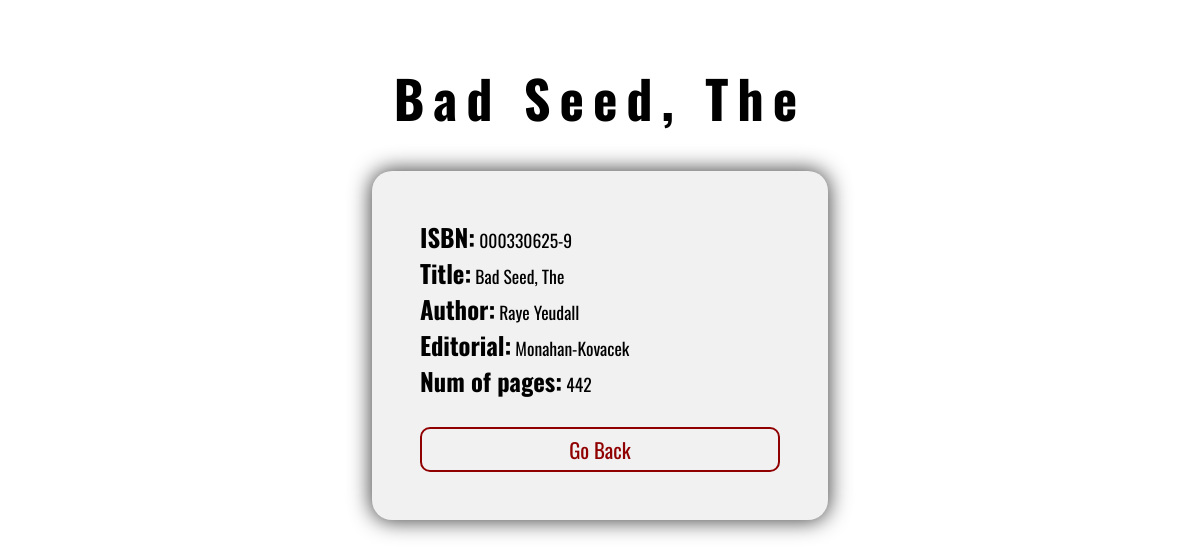
Screenshot of /index.php?op=show&id=320 with the database file from the repository.
### tables this page shows
create table books_data (
    id INT AUTO_INCREMENT PRIMARY KEY,
    isbn VARCHAR(50),
	title VARCHAR(50),
	author VARCHAR(50),
	editorial VARCHAR(50),
	pages INT
);

### index.php (called while the page is built)
<?php
require_once 'controller/BooksController.php';
$controller = new BooksController();
$controller->handleRequest();

### model/Database.php (called while the page is built, shortened)
<?php
class Database
{
    private static $dbName = 'books_database';
    private static $dbHost = 'localhost';
    private static $dbUsername = 'root';
    private static $dbUserPassword = '';
    private static $conn = null;
    public static function connect()
    {
        if (null == self::$conn) {
            try {
                self::$conn = new PDO("mysql:host=" . self::$dbHost . ";" . "dbname=" . self::$dbName, self::$dbUsername, self::$dbUserPassword);
            } catch (PDOException $e) {
                die($e->getMessage());
            }
        }
        return self::$conn;
    }
    public static function disconnect()
    {
        self::$conn = null;
    }
}
?>

### model/BooksGateway.php (called while the page is built, shortened)
<?php
require_once 'Database.php';
class BooksGateway extends Database
{
    public function selectById($id)
    {
        $pdo = Database::connect();
        $sql = $pdo->prepare("SELECT * FROM books_data WHERE id = ?");
        $sql->bindValue(1, $id);
        $sql->execute();
        $result = $sql->fetch(PDO::FETCH_OBJ);
        return $result;
    }
}
?>

### model/BooksService.php (called while the page is built, shortened)
<?php
require_once 'BooksGateway.php';
require_once 'Database.php';
class BooksService extends BooksGateway
{
    private $booksGateway = null;
    public function __construct()
    {
        $this->booksGateway = new BooksGateway();
    }
    public function getBook($id)
    {
        try {
            $result = $this->booksGateway->selectById($id);
            return $result;
        } catch (Exception $e) {
            self::disconnect();
            throw $e;
        }
        return $this->booksGateway->selectById($id);
    }
}
?>

### view/book.php (the view, shortened to what this page needs)
<!DOCTYPE html>
<html>
<head>
    <link rel="stylesheet" href="/view/style.css">
</head>
<body>
<h1><?php echo $book->title; ?></h1>
<div class="container-show">
<div>
    <span class="label">ISBN:</span>
    <?php echo $book->isbn; ?>
</div>
<div>
    <span class="label">Title:</span>
    <?php echo $book->title; ?>
</div>
<div>
    <span class="label">Author:</span>
    <?php echo $book->author; ?>
</div>
<div>
    <span class="label">Editorial:</span>
    <?php echo $book->editorial; ?>
</div>
<div>
    <span class="label">Num of pages:</span>
    <?php echo $book->pages; ?>
</div>
    <div id="goback">
<a href="index.php">Go Back</>
    </div>
</div>
</body>
</html>

### view/style.css (style rules this page uses)
* { font-family: 'Oswald', sans-serif; background-color: white; color: black; }
h1 { text-align: center; padding-top: 1.5rem; font-size: 52px; color: black; letter-spacing: 9px; }
a, a:hover, a:active, a:visited { color: black; text-decoration: none; }
.container-show { margin: auto; padding: 3rem; justify-content: center; background-color: #f1f1f1; width: 30vw; border-radius: 20px; box-shadow: 0px 0px 21px 1px rgba(0, 0, 0, 0.76); max-width: 25rem; }
.container-show .label, .container-show div { background-color: #f1f1f1; }
.container-show .label { font-size: 1.4em; font-weight: bold; }
.container-show div { font-size: 1.1em; }
.container-show a { color: #900000; background-color: #f1f1f1; width: 20rem; }
.container-show #goback { margin-top: 1.8rem; text-align: center; color: #900000; border: 2px solid #900000; border-radius: 10px; cursor: pointer; font-size: 1.3rem; padding: 5px; }

### rows the page displays
books_data: title "Bad Seed, The", isbn "000330625-9", author "Raye Yeudall", editorial "Monahan-Kovacek", pages "442"
